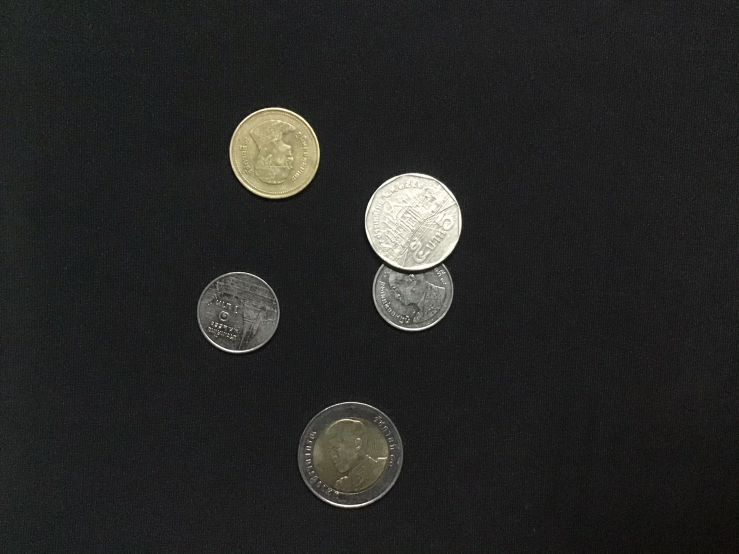
#> input picture image/coins_01.jpg, 1478 x 1108 px (shown at 1/2 size)
$ python SmartCoin_circle.py
#> lines starting #> are read from the running program, lines starting #| are printed output that depends on the picture; after the words box and inside, x2 and y2 are one past the last pixel; in counts of white or black regions, pixels touching at a corner belong together
import cv2
import numpy as np

# Read image.
img = cv2.imread('image/coins_01.jpg', cv2.IMREAD_COLOR)
#> img is the input picture: shape (1108, 1478, 3); mean B, G, R 37.2, 38.7, 38.4

d = 1024 / img.shape[1]
#> d = 0.693
dim = (1024, int(img.shape[0] * d))
#> dim = (1024, 767)
img = cv2.resize(img, dim, interpolation=cv2.INTER_AREA)
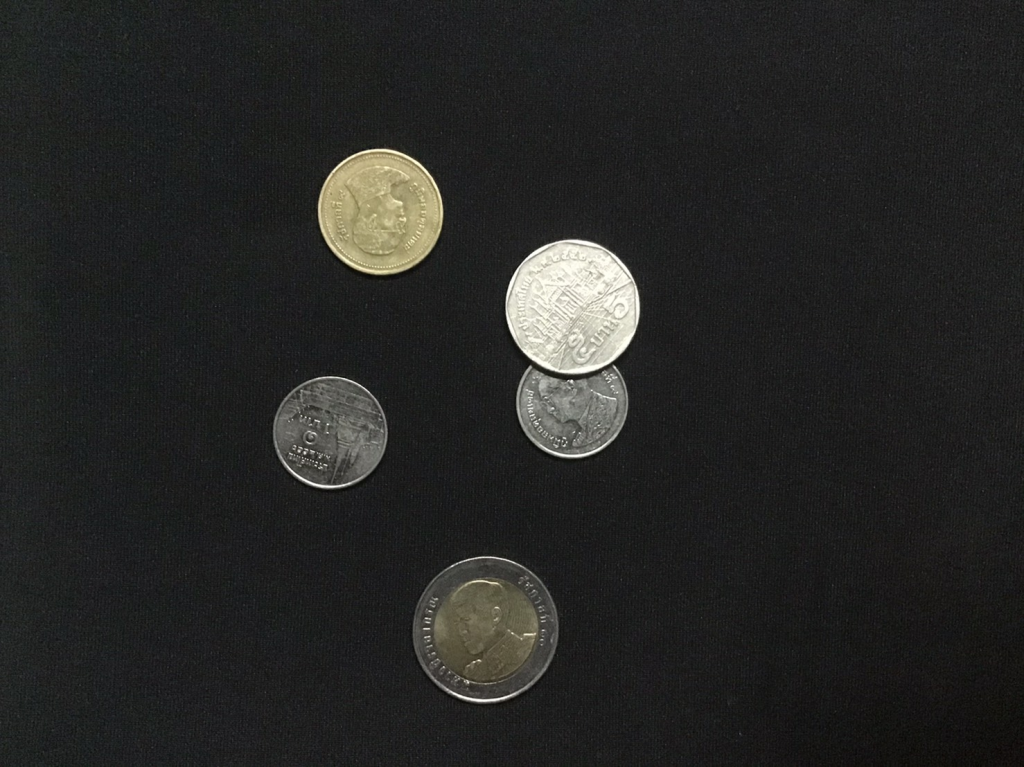
#> img: shape (767, 1024, 3); mean B, G, R 37.2, 38.7, 38.4

output = img.copy()

# Convert to grayscale.
gray = cv2.cvtColor(img, cv2.COLOR_BGR2GRAY)

# improve contrast for differences lighting:
clahe = cv2.createCLAHE(clipLimit=2.0, tileGridSize=(8, 8))
gray = clahe.apply(gray)
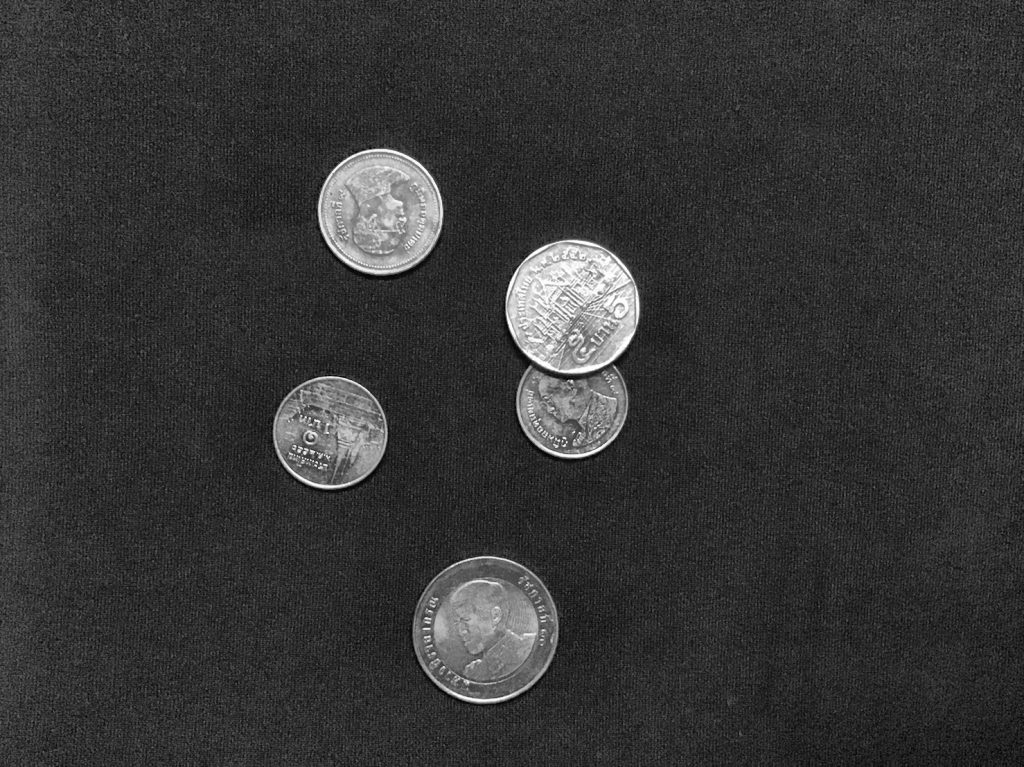
#> gray: shape (767, 1024); min 4, max 255, mean 53.6

def calcHistFromFile(file):
    img = cv2.imread(file)
    return calcHistogram(img)


# define Enum class
class Enum(tuple): __getattr__ = tuple.index

# separate the type to classifier in image
Material = Enum(('1Baht', '2Baht', '5Baht', '10Baht'))

# Blur image from gray picture using 7 * 15 kernel.
gray_blurred = cv2.GaussianBlur(gray, (7,7), 0)

# Apply Hough transform on the blurred image.
circles = cv2.HoughCircles(gray_blurred,
                   cv2.HOUGH_GRADIENT, dp=2.2, minDist=30,
                           param1=200, param2=100, minRadius=50, maxRadius=120)
#> circles = [[485.1, 628.1, 74.2], [573.1, 306.9, 66.06], [381.7, 210.1, 63.86], [570.9, 401.5, 57.26], [328.9, 430.1, 53.74]]

#cv2.imshow("Circle", gray_blurred)
count = 0

# ensure at least some circles were found
if circles is not None:
	# convert the (x, y) coordinates and radius of the circles to integers
	circles = np.round(circles[0, :]).astype("int")
#> circles = [[485, 628, 74], [573, 307, 66], [382, 210, 64], [571, 402, 57], [329, 430, 54]]

	# loop over the (x, y) coordinates and radius of the circles
	for (x, y, r) in circles:

		# draw the circle in the output image, then draw a rectangle
		# corresponding to the center of the circle

		count += 1

		cv2.circle(output, (x, y), r, (0, 255, 0), 4)
		cv2.putText(output, "#{}".format(count), (int(x) - 8, int(y)),
		cv2.FONT_HERSHEY_SIMPLEX, 1, (0, 0, 255), 2)
#> this loop made 5 passes
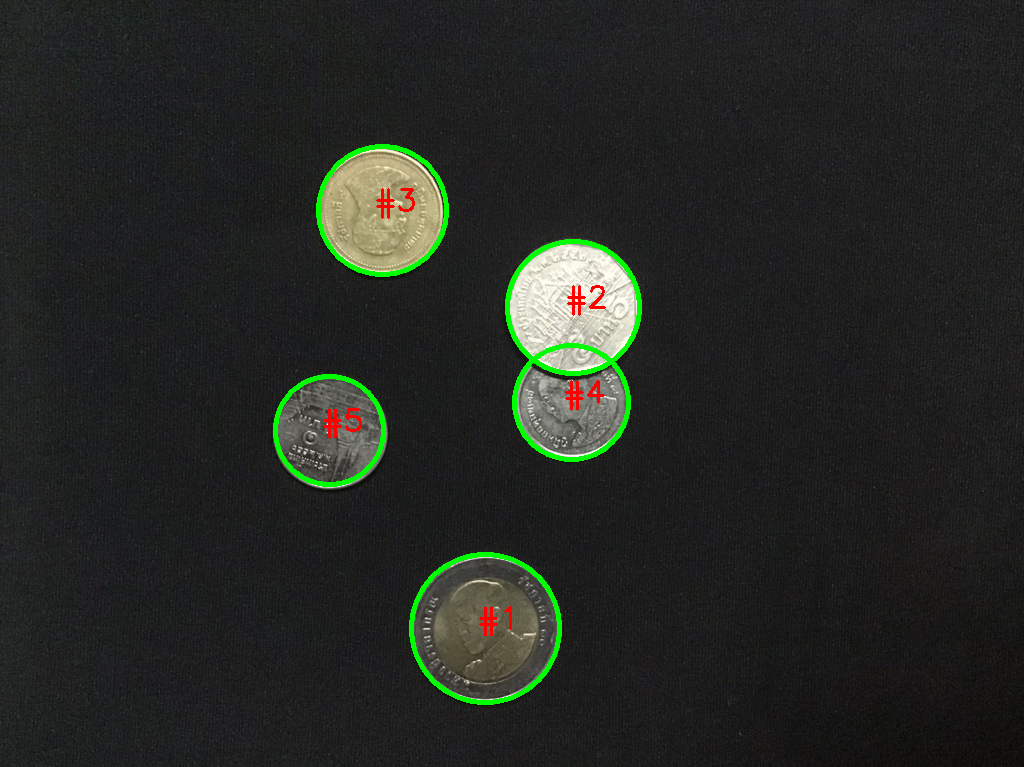
#> output: shape (767, 1024, 3); 1.5% of pixels changed, all inside (x1, y1, x2, y2) = (273, 144, 642, 705)
#> after the loop, count = 5
		#cv2.rectangle(output, (x - 5, y - 5), (x + 5, y + 5), (150, 100, 126), -1)

# show the output image
cv2.putText(output, "Coins detected: {}".format(count),
            (5, output.shape[0] - 24), cv2.FONT_HERSHEY_PLAIN,
            3.0, (0, 0, 255), lineType=cv2.LINE_AA)
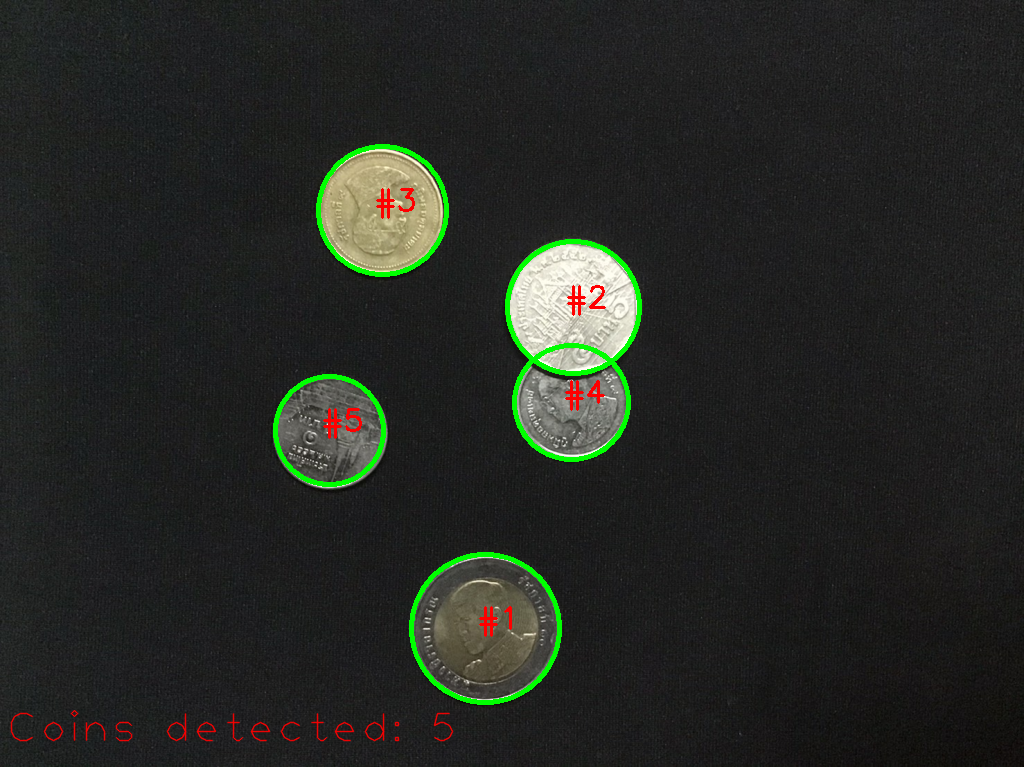
#> output: shape (767, 1024, 3); 0.3% of pixels changed, all inside (x1, y1, x2, y2) = (10, 710, 454, 742)
cv2.imshow("output", np.hstack([img, output]))
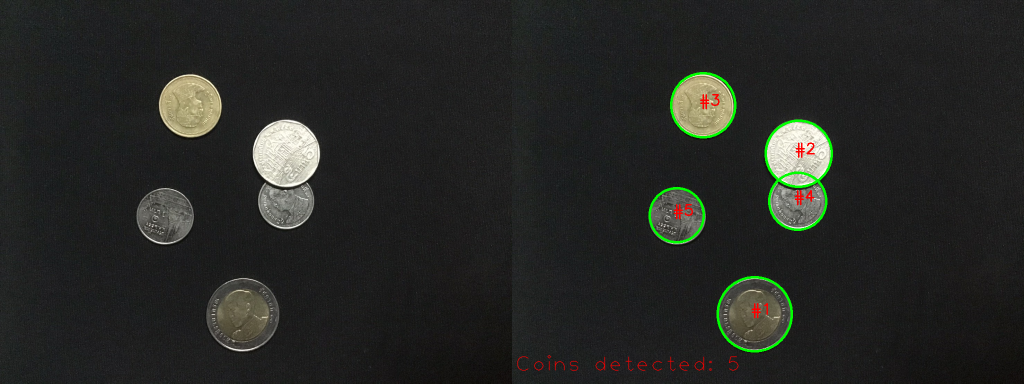
#> window 'output': shape (767, 2048, 3) (shown at 1/2 size); mean B, G, R 36.4, 39.4, 38
cv2.waitKey(0)

$ run again, with image/coins_07.jpg copied over image/coins_01.jpg
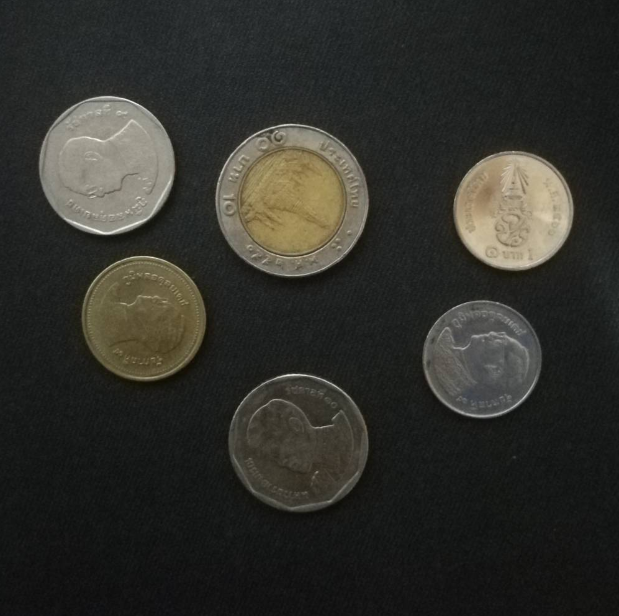
#> input picture image/coins_07.jpg, 619 x 616 px
#> img is the input picture: shape (616, 619, 3); mean B, G, R 43, 48.1, 48.2
#> img: shape (1019, 1024, 3)
#> `circles = cv2.HoughCircles(gray_blurred, cv2.HOUGH_GRADIENT, dp=2.2, m..`: circles = [[496.1, 733.7, 113.8], [177.1, 273.9, 112.7], [848.1, 348.7, 99.94], [238.7, 524.7, 104.1], [476.3, 335.5, 118.6], [797.5, 595.1, 99.72], [487.3, 304.7, 101.7]]
#> `circles = np.round(circles[0, :]).astype("int")`: circles = [[496, 734, 114], [177, 274, 113], [848, 349, 100], [239, 525, 104], [476, 336, 119], [798, 595, 100], [487, 305, 102]]
#> the loop `for (x, y, r) in circles:` made 7 passes
#> after the loop `for (x, y, r) in circles:`:
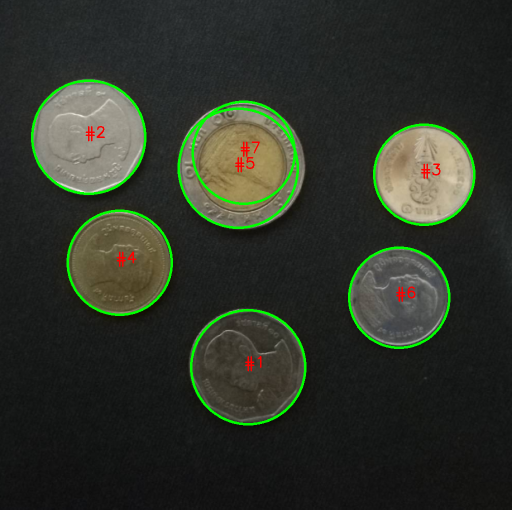
#> output: shape (1019, 1024, 3) (shown at 1/2 size); mean B, G, R 41, 51.6, 46.6
#> after the loop `for (x, y, r) in circles:`: count = 7
#> `cv2.imshow("output", np.hstack([img, output]))`:
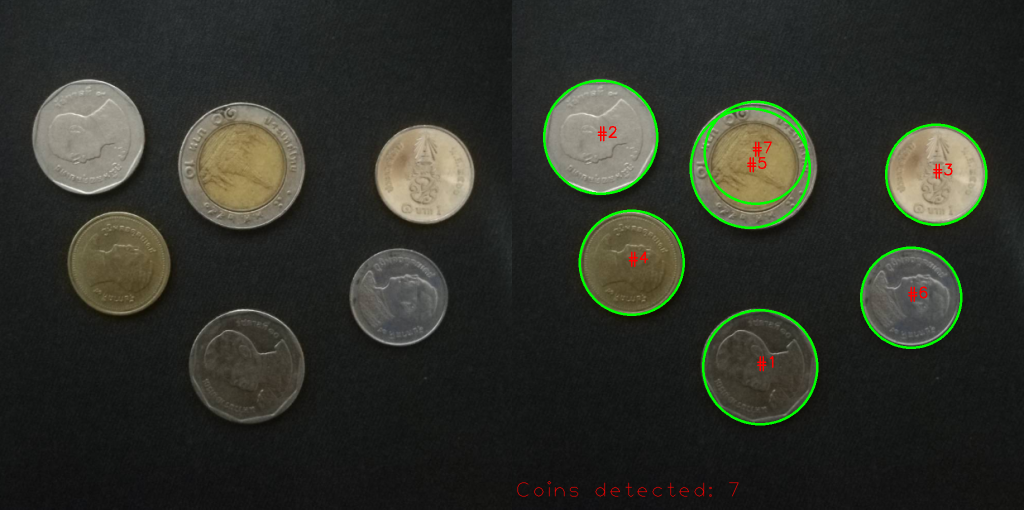
#> window 'output': shape (1019, 2048, 3) (shown at 1/2 size); mean B, G, R 42, 49.8, 47.5
